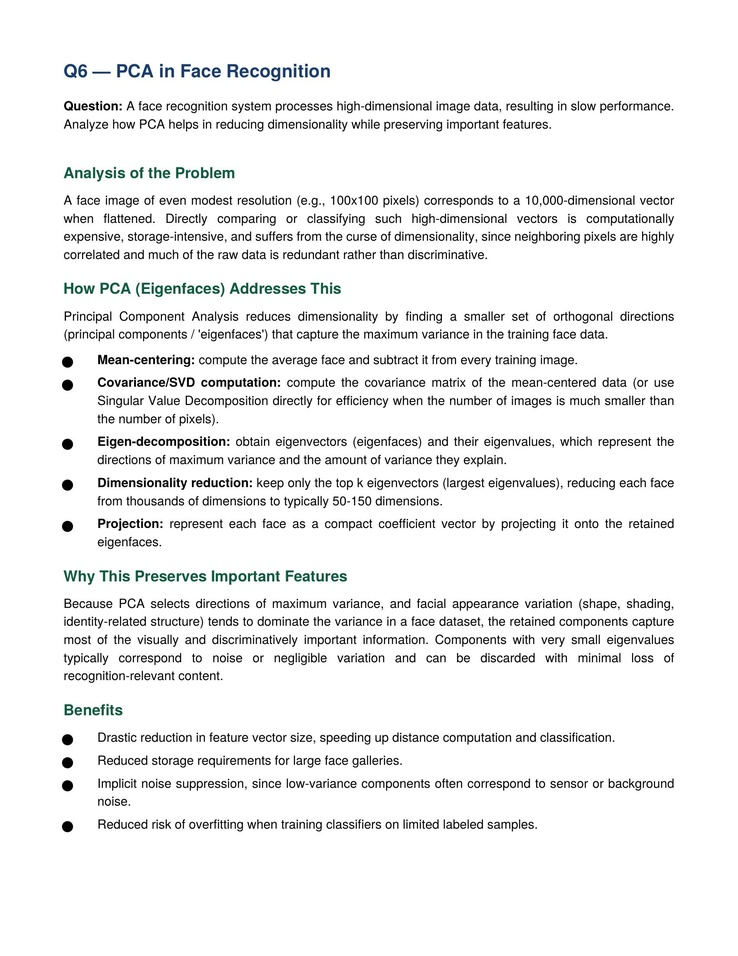
#> input picture CO3/AT2/Q06/Q6.jpg, 738 x 956 px, shrunk from 1700 x 2200 before the run
$ python code.py
#> lines starting #> are read from the running program, lines starting #| are printed output that depends on the picture
import cv2
import numpy as np
from tkinter import Tk, filedialog

# Select / upload image
root = Tk()
root.withdraw()

file_path = filedialog.askopenfilename(
    title="Select an Image",
    filetypes=[
        ("Image Files", "*.jpg *.jpeg *.png *.bmp")
    ]
)
#> the answer given: ../../CO3/AT2/Q06/Q6.jpg

# Read selected image
img = cv2.imread(file_path)
#> img is the input picture: shape (956, 738, 3); mean B, G, R 240.1, 240.1, 239.7

if img is None:
    print("Image not selected or could not be loaded.")
    exit()

# Get image dimensions
rows, cols = img.shape[:2]
#> rows = 956; cols = 738

# Source points
src_points = np.float32([
    [0, 0],
    [cols - 1, 0],
    [0, rows - 1],
    [cols - 1, rows - 1]
])
#> src_points = [[0, 0], [737, 0], [0, 955], [737, 955]]

# Destination points
dst_points = np.float32([
    [0, 0],
    [cols - 1, 0],
    [int(0.33 * cols), rows - 1],
    [int(0.66 * cols), rows - 1]
])

# Perspective transformation matrix
M = cv2.getPerspectiveTransform(src_points, dst_points)

# Apply perspective transformation
perspective_img = cv2.warpPerspective(img, M, (cols, rows))
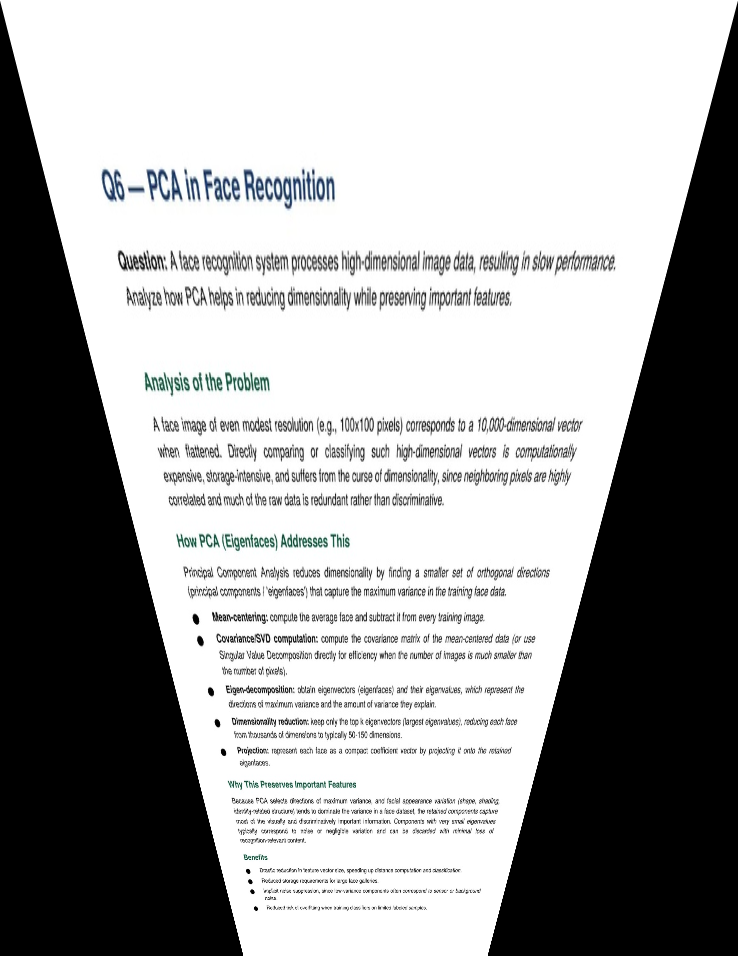
#> perspective_img: shape (956, 738, 3); mean B, G, R 161, 160.9, 160.6

# Save result
cv2.imwrite("Perspective_Transformed_Image.jpg", perspective_img)

# Display original and transformed images
cv2.imshow("Original Image", img)
cv2.imshow("Perspective Transformed Image", perspective_img)

print("Perspective transformation completed!")
print("Press any key to close.")

cv2.waitKey(0)
cv2.destroyAllWindows()
